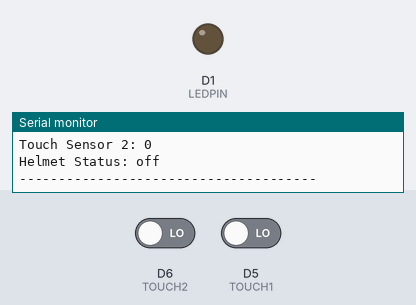
A sketch run on a simulated ESP8266 (NodeMCU). Parts: output pins drawn as LEDs (lit = HIGH), the last lines printed to the serial monitor. Inputs (shaded band) come from the test bench; at power-on: D6 (TOUCH2) LOW, D5 (TOUCH1) LOW.

Above: at 2.8 s.
2.9 s: D6 (TOUCH2) driven HIGH and D5 (TOUCH1) driven HIGH
At 4.0 s:
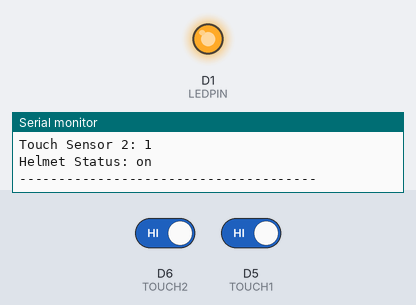
4.5 s: D6 (TOUCH2) driven LOW
At 6.0 s:
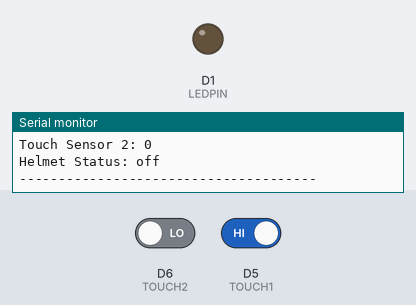
6.5 s: D6 (TOUCH2) driven HIGH
At 8.0 s:
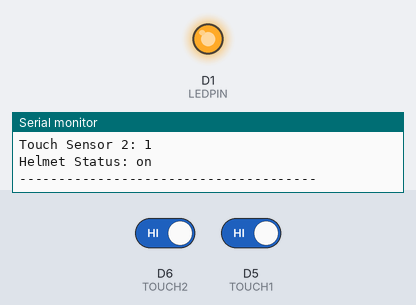
Timing chart, 0 to 9.5 s (numbered marks = the images above; inputs shaded):
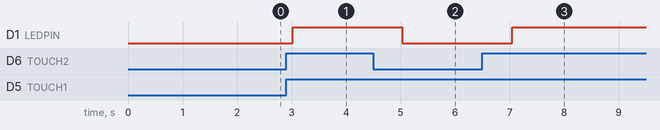

The sketch:

TouchSensor.ino
```cpp
// Pin definitions
#define TOUCH1 D5
#define TOUCH2 D6
#define LEDPIN D1

void setup() {
  Serial.begin(115200);

  pinMode(TOUCH1, INPUT);
  pinMode(TOUCH2, INPUT);
  pinMode(LEDPIN, OUTPUT);
}

void loop() {
  int touch1 = digitalRead(TOUCH1);
  int touch2 = digitalRead(TOUCH2);

  // if both sensor 1 the helmet is on
  String helmetStatus = (touch1 == 1 && touch2 == 1) ? "on" : "off";

  // LED Control
  if (helmetStatus == "on") {
    digitalWrite(LEDPIN, HIGH);
  } else {
    digitalWrite(LEDPIN, LOW);
  }

  // Serial Output
  Serial.println("---------- HELMET DETECTION ----------");
  Serial.print("Touch Sensor 1: "); Serial.println(touch1);
  Serial.print("Touch Sensor 2: "); Serial.println(touch2);
  Serial.print("Helmet Status: "); Serial.println(helmetStatus);
  Serial.println("--------------------------------------");

  delay(1000);  // Update every second
}
```

Measured:
- after the input at 2.9 s, D1 (LEDPIN): LOW → HIGH after 0.12 s
- after the input at 4.5 s, D1 (LEDPIN): HIGH → LOW after 0.53 s
- after the input at 6.5 s, D1 (LEDPIN): LOW → HIGH after 0.54 s
